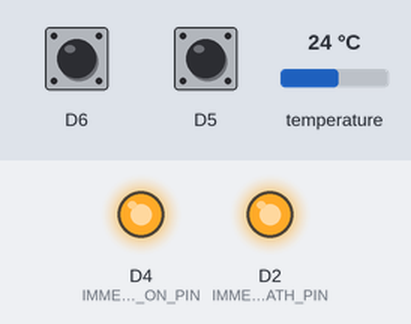
Bench run of a program on a simulated ESP8266 (Wemos D1 mini). Parts: output pins drawn as LEDs (lit = HIGH). The test bench sets the inputs (shaded band); at power-on: D6 HIGH, D5 HIGH, temperature 24 °C. WiFi joins after 1.5 s; servers stay silent unless stated; no MQTT or app messages arrive unless stated; what the program prints to the serial monitor is not drawn.

Above: at 2.7 s.
2.8 s: D6 pulled LOW for 0.15 s
At 3.5 s:
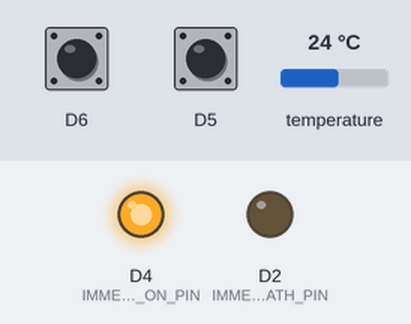
4.4 s: D5 pulled LOW for 0.15 s
At 5.9 s:
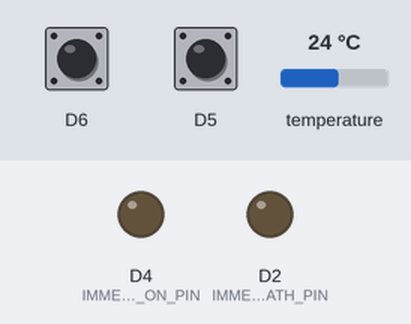
26.5 s: D6 pulled LOW for 1 s
At 28.8 s:
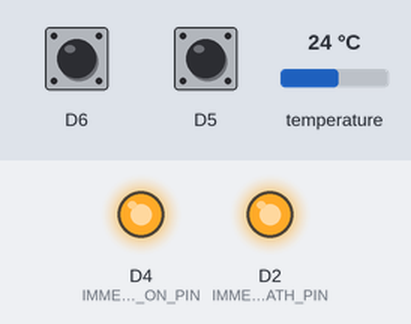
Timing chart, 0 to 30.0 s (numbered marks = the images above; inputs shaded):
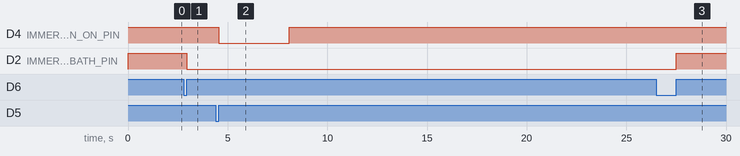

Measured:
- after the input at 2.8 s, D2 (IMMERSION_BATH_PIN): HIGH → LOW after 0.15 s
- after the input at 4.4 s, D4 (IMMERSION_ON_PIN): HIGH → LOW after 0.15 s, → HIGH 3.5 s later
- after the input at 26.5 s, D2 (IMMERSION_BATH_PIN): LOW → HIGH after 1.0 s

The program:

main.cpp
```cpp
#include <Arduino.h>
#include <PubSubClient.h>
#include "credentials.h"
#include "pinOutDefinitions.h"
#include "globalVariables.h"
#include "oneWireFunctions.h"
#include "wifiFunctions.h"
#include "mqttFunctions.h"
#include "SwitchPack.h"


//declare global variable starting values
String temp_c_str = "";
char temp_c_char[6];
float setTemp = 50;
float currentTemp = 10;
boolean immersionOn = false;
boolean immersionBath = false;
const long interval = 7000;
unsigned long currentMillis2;

// declare buttons
Click immersionOnSwitch(IMMERSION_ON_BTN, PULLUP);
Click immersionBathSwitch(IMMERSION_BATH_BTN, PULLUP);

void setup(void)
{
  pinMode(IMMERSION_ON_PIN, OUTPUT);
  digitalWrite(IMMERSION_ON_PIN, HIGH); // the relay board has high as off
  pinMode(IMMERSION_BATH_PIN, OUTPUT);
  digitalWrite(IMMERSION_BATH_PIN, HIGH); // the relay board has high as off
  immersionOnSwitch.begin();
  immersionBathSwitch.begin();
  Serial.begin(9600);
  delay(10);
  // Connect to Wi-Fi network
  setup_wifi();
  // Connect to MQTT Broker
  setup_mqtt();
}


void loop(void)
{
  if (immersionOnSwitch.clicked()) {
    immersionOn=!immersionOn;
  }
  if (immersionBathSwitch.clicked()) {
    immersionBath=!immersionBath;
  }
  currentMillis2 = millis();
  static long currentMillis;
  if (currentMillis2 - currentMillis >= interval)
   {
     currentTemp = getOneWireTemp();
     if (currentTemp > 0){
       dtostrf(currentTemp,6,2,temp_c_char);
       temp_c_str = String(currentTemp);
       //temp_c_str.toCharArray(temp_c_char, 6);
       Serial.print("  temperature from string = ");
       Serial.print(temp_c_str);
       Serial.println(" Celsius ");
       Serial.print("  temperature from string array = ");
       Serial.print(temp_c_char);
       Serial.println(" Celsius ");
     }

     currentMillis = currentMillis2;
   }
  if (!mqtt_client.connected()) {
    mqttReconnect();
  }
  mqtt_client.loop();
  if(immersionOn){
    if(currentTemp < setTemp){
      digitalWrite(D4, LOW);
      digitalWrite(D5, HIGH);
    } else {
      digitalWrite(D4, HIGH);
      digitalWrite(D5, LOW);
    }
  } else {
    digitalWrite(D4, HIGH);
    digitalWrite(D5, LOW);
  }
  if(immersionBath){
      digitalWrite(D2, LOW);
      digitalWrite(D7, HIGH);
    } else {
      digitalWrite(D2, HIGH);
      digitalWrite(D7, LOW);
    }

}
```

credentials_sample.h
```cpp
//file NOT to be included in source control

#define WIFI_SSID "Your Wifi SSID"
#define WIFI_PASSWD "Your Wifi Password"
#define MQTT_CLIENT_ID "MQTT Client ID for this device"
#define MQTT_USERNAME "MQTT Broker Username"
#define MQTT_PASSWD "MQTT Broker Password"
#define MQTT_SERVER_ADD "MQTT Server Address"
#define MQTT_SERVER_PORT 1883 //Put your port number here if different
```

globalVariables.h
```cpp
#include <Arduino.h>

//set up variables
extern String temp_c_str;
extern char temp_c_char[6];
extern float setTemp;
extern float currentTemp;
extern boolean immersionOn;
extern boolean immersionBath;
```

mqttFunctions.h
```cpp
#include <Arduino.h>
#include "credentials.h"
#include "globalVariables.h"

const char* mqtt_server_add = MQTT_SERVER_ADD;
const int   mqtt_server_port = MQTT_SERVER_PORT;
WiFiClient espClient;
PubSubClient mqtt_client(espClient);

void sendImersionTemp(){
  Serial.print("Publish message: ");
  Serial.println(currentTemp);
  mqtt_client.publish("immersion-temp", temp_c_char);
}

void mqttCallback(char* topic, byte* payload, unsigned int length) {
  // handle message arrived
  Serial.print("Message arrived [");
  Serial.print(topic);
  Serial.print("] ");
  Serial.println(currentTemp);
  for (int i = 0; i < length; i++) {
    Serial.print((char)payload[i]);
  }
  Serial.println();
  if(strcmp(topic, "immersion-on")==0){
    Serial.println("Setting Immersion On");
    immersionOn = true;
    payload[length] = '\0';
    String s = String((char*)payload);
    setTemp = s.toFloat();
    //setTemp = 30;
  }
  if(strcmp(topic, "immersion-off")==0){
    Serial.println("Setting Immersion Off");
    immersionOn = false;
    //setTemp = 30;
  }
  if(strcmp(topic, "immersion-bath")==0){
    Serial.println("Setting Immersion Bath");
    immersionBath = true;
    //setTemp = 30;
  }
  if(strcmp(topic, "immersion-sink")==0){
    Serial.println("Setting Immersion Sink");
    immersionBath = false;
    //setTemp = 30;
  }
  sendImersionTemp();
}

void mqttReconnect() {
  // Loop until we're reconnected
  while (!mqtt_client.connected()) {
    Serial.print("Attempting MQTT connection...");
    // Attempt to connect
    if (mqtt_client.connect(MQTT_CLIENT_ID, MQTT_USERNAME, MQTT_PASSWD)) {
      Serial.println("connected");
      // Once connected, publish an announcement...
      mqtt_client.publish("amAlive", "ImmersionTimer");
      // ... and resubscribe
      mqtt_client.subscribe("immersion-temp-check");
      mqtt_client.subscribe("immersion-on");
      mqtt_client.subscribe("immersion-off");
      mqtt_client.subscribe("immersion-bath");
      mqtt_client.subscribe("immersion-sink");

    } else {
      Serial.print("failed,");
      Serial.println(" try again in 5 seconds");
      // Wait 5 seconds before retrying
      delay(5000);
    }
  }
}


void setup_mqtt() {
  mqtt_client.setServer(mqtt_server_add, mqtt_server_port);
  mqtt_client.setCallback(mqttCallback);
}
```

oneWireFunctions.h
```cpp
#include <Arduino.h>
#include <OneWire.h>
#include "pinOutDefinitions.h"

// Set Up OneWire
//OneWire  ds(D3);  // on pin D3 (a 4.7K resistor is necessary)
OneWire  ds(ONEWIRE_PIN);  // on pin D3 (a 4.7K resistor is necessary)

float getOneWireTemp(){
  byte i;
  byte present = 0;
  byte type_s;
  byte data[12];
  byte addr[8];
  float celsius;

  if ( !ds.search(addr))
  {
    ds.reset_search();
    delay(250);
    return 0;
  }

  if (OneWire::crc8(addr, 7) != addr[7])
  {
      Serial.println("CRC is not valid!");
      return 0;
  }
  Serial.println();

  // the first ROM byte indicates which chip
  switch (addr[0])
  {
    case 0x10:
      type_s = 1;
      break;
    case 0x28:
      type_s = 0;
      break;
    case 0x22:
      type_s = 0;
      break;
    default:
      Serial.println("Device is not a DS18x20 family device.");
      return 0;
  }

  ds.reset();
  ds.select(addr);
  ds.write(0x44, 1);        // start conversion, with parasite power on at the end
  delay(1000);
  present = ds.reset();
  ds.select(addr);
  ds.write(0xBE);         // Read Scratchpad

  for ( i = 0; i < 9; i++)
  {
    data[i] = ds.read();
  }

  // Convert the data to actual temperature
  int16_t raw = (data[1] << 8) | data[0];
  if (type_s) {
    raw = raw << 3; // 9 bit resolution default
    if (data[7] == 0x10)
    {
      raw = (raw & 0xFFF0) + 12 - data[6];
    }
  }
  else
  {
    byte cfg = (data[4] & 0x60);
    if (cfg == 0x00) raw = raw & ~7;  // 9 bit resolution, 93.75 ms
    else if (cfg == 0x20) raw = raw & ~3; // 10 bit res, 187.5 ms
    else if (cfg == 0x40) raw = raw & ~1; // 11 bit res, 375 ms

  }
  celsius = (float)raw / 16.0;
  Serial.print("  IN GETTemp Temperature = ");
  Serial.print(celsius);
  Serial.println(" Celsius ");
  return celsius;
}
```

pinOutDefinitions.h
```cpp
//define whihc pin various elements are connected to

#define ONEWIRE_PIN D3
#define IMMERSION_ON_PIN D4
#define IMMERSION_BATH_PIN D2
#define IMMERSION_ON_BTN D5
#define IMMERSION_BATH_BTN D6
```

wifiFunctions.h
```cpp
#include <Arduino.h>
#include <ESP8266WiFi.h>

char ssid[] = WIFI_SSID;
char pass[] = WIFI_PASSWD;

void setup_wifi() {
  delay(10);
  // We start by connecting to a WiFi network
  Serial.println();
  Serial.println();
  Serial.print("Connecting to...");
  Serial.println(ssid);
  WiFi.begin(ssid, pass);
  while (WiFi.status() != WL_CONNECTED) {
    delay(500);
    Serial.print(".");
  }
  Serial.println("");
  Serial.println("Wi-Fi connected successfully");
  Serial.println("IP address: ");
  Serial.print(WiFi.localIP());
}
```
